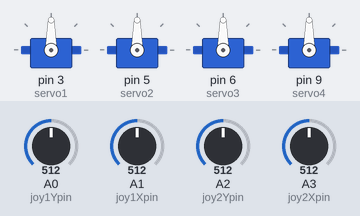
This sketch was run on a simulated Arduino Uno, built with avr-gcc and run on an emulated ATmega328P. Shown: 4 × servo. Inputs (shaded band) come from the test bench; at power-on: A0 (joy1Ypin) = 512, A1 (joy1Xpin) = 512, A2 (joy2Ypin) = 512, A3 (joy2Xpin) = 512.

Above: at 1.2 s.
1.3 s: A0 (joy1Ypin) set to 503
At 3.2 s:
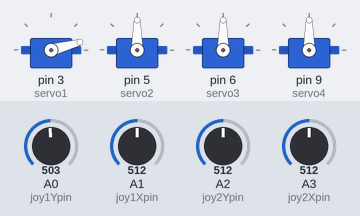
3.6 s: A1 (joy1Xpin) set to 489
At 5.2 s:
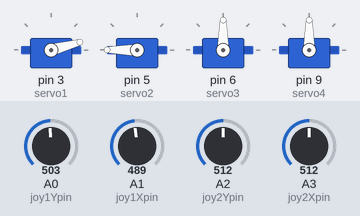
6.0 s: A2 (joy2Ypin) set to 488
7.5 s: A2 (joy2Ypin) set to 463
At 9.2 s:
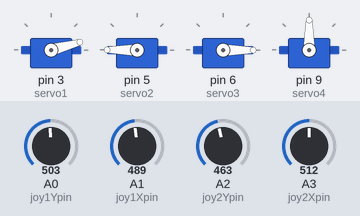
9.9 s: A3 (joy2Xpin) set to 170
At 11.1 s:
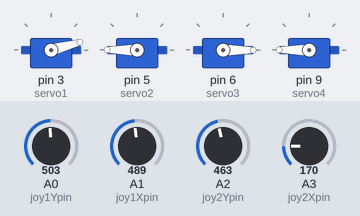
11.8 s: A0 (joy1Ypin) set to 992
At 14.9 s:
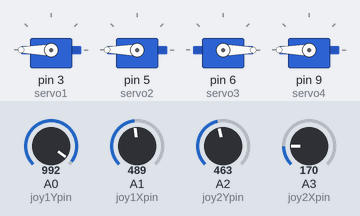
Timing chart, 0 to 15.8 s (numbered marks = the images above; inputs shaded):
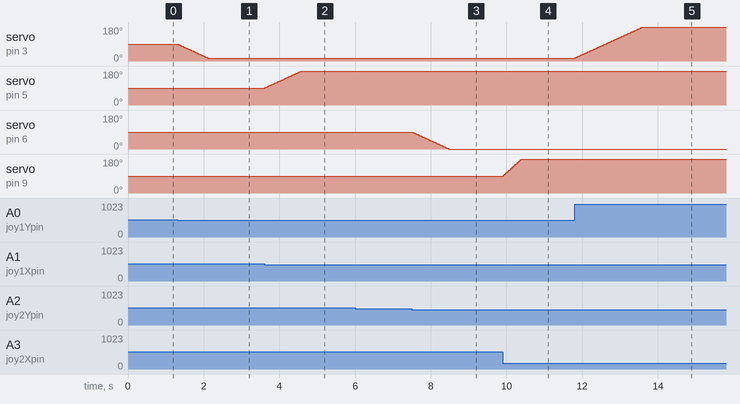

Measured:
- the behaviour switches between 510 and 509 on A0 (joy1Ypin) (found by bisection; images 0 and 1)
- the behaviour switches between 501 and 500 on A1 (joy1Xpin) (found by bisection; images 1 and 2)
- the behaviour switches between 481 and 480 on A2 (joy2Ypin) (found by bisection; images 2 and 3)
- after the input at 1.3 s, servo on pin 3 (servo1): moves from 90° to 15° over 0.81 s, starting at once
- after the input at 3.6 s, servo on pin 5 (servo2): moves from 90° to 180° over 0.97 s, starting at once
- after the input at 6.0 s, every drawn part: stays the same
- after the input at 7.5 s, servo on pin 6 (servo3): moves from 90° to 0° over 0.97 s, starting at once
- after the input at 9.9 s, servo on pin 9 (servo4): moves from 90° to 180° over 0.48 s, starting at once
- after the input at 11.8 s, servo on pin 3 (servo1): moves from 15° to 180° over 1.8 s, starting at once

The sketch:

robot_arm2.ino
```cpp
/*Zeno Modiff
Joystick Controlled Servo
www.youtube.com/ZenoModiff
sreeramzeno@gmail.com
feel free to contact
support me by subscribing to my channel */
#include <Servo.h>
Servo servo1;
Servo servo2;
Servo servo3;
Servo servo4;

int joy1Ypin = 0;
int joy1Xpin = 1;
int joy2Ypin = 2;
int joy2Xpin = 3;

int s1min=15,s1max=180;
int s2min=40,s2max=180;
int s3min=0,s3max=180;
int s4min=20,s4max=180;

int joy1Ycalibration = 2;
int joy1Xcalibration = 11;
int joy2Ycalibration = 31;
int joy2Xcalibration = 15;

int s1pos = 90;
int s2pos = 90;
int s3pos = 90;
int s4pos = 90;

void setup()

{
  Serial.begin(9600);
  servo1.attach(3);
  servo2.attach(5);
  servo3.attach(6);
  servo4.attach(9);
}

void loop ()

{
  int a = analogRead(joy1Ypin) + joy1Ycalibration;
  int b = analogRead(joy1Xpin) + joy1Xcalibration;
  int c = analogRead(joy2Ypin) + joy2Ycalibration;
  int d = analogRead(joy2Xpin) + joy2Xcalibration;

  s1pos = s1pos + map(a, 0, 1023, -2, 2);
  s2pos = s2pos + map(b, 0, 1023, 2, -2);
  s3pos = s3pos + map(c, 0, 1023, -2, 2);
  s4pos = s4pos + map(d, 0, 1023, 2, -2);

  if(s1pos < s1min)
    s1pos = s1min;
  if (s1pos > s1max)
    s1pos = s1max;

  if(s2pos < s2min)
    s2pos = s2min;
  if (s2pos > s2max)
    s2pos = s2max;

  if(s3pos < s3min)
    s3pos = s3min;
  if (s3pos > s3max)
    s3pos = s3max;

  if(s4pos < s4min)
    s4pos = s4min;
  if (s4pos > s4max)
    s4pos = s4max;
/*
  Serial.print(a);
  Serial.print(",");
  Serial.print(s1pos);
  Serial.print("\t");

  Serial.print(b);
  Serial.print(",");
  Serial.print(s2pos);
  Serial.print("\t");

  Serial.print(c);
  Serial.print(",");
  Serial.print(s3pos);
  Serial.print("\t");

  Serial.print(d);
  Serial.print(",");
  Serial.println(s4pos);
*/
  servo1.write(s1pos);
  servo2.write(s2pos);
  servo3.write(s3pos);
  servo4.write(s4pos);

  delay(10);
 }
```
